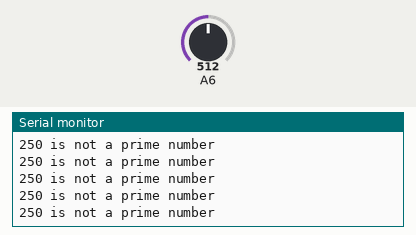
This sketch was run on a simulated Arduino Mega 2560, built with avr-gcc and run on an emulated ATmega2560. Parts: the last lines printed to the serial monitor. The test bench sets the inputs (shaded band); at power-on: A6 = 512.

Above: at 1.2 s.
1.3 s: A6 set to 703
At 1.9 s:
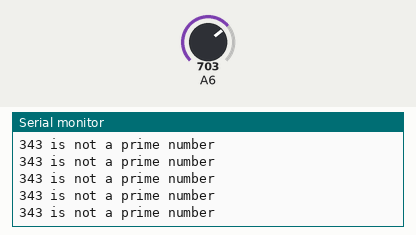
4.3 s: A6 set to 715
At 5.2 s:
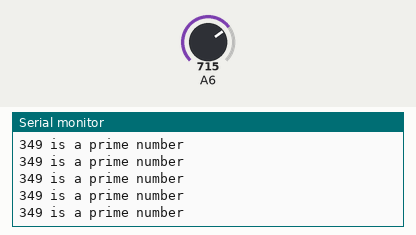
9.2 s: A6 set to 467
At 10.1 s:
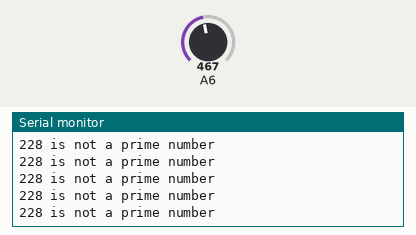
12.2 s: A6 set to 458
At 12.7 s:
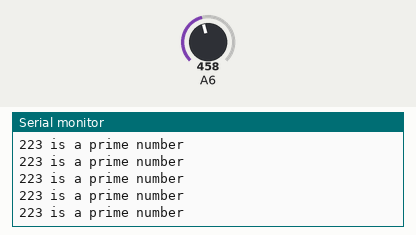
15.2 s: A6 set to 322
At 15.8 s:
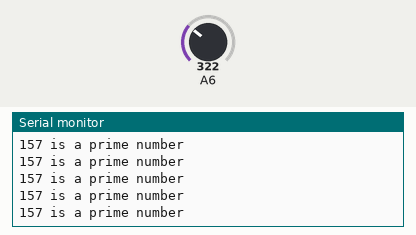
18.2 s: A6 set to 290
At 18.9 s:
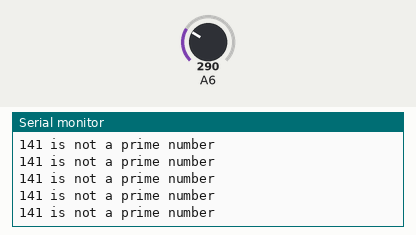
Timing chart, 0 to 21.2 s (numbered marks = the images above; inputs shaded):
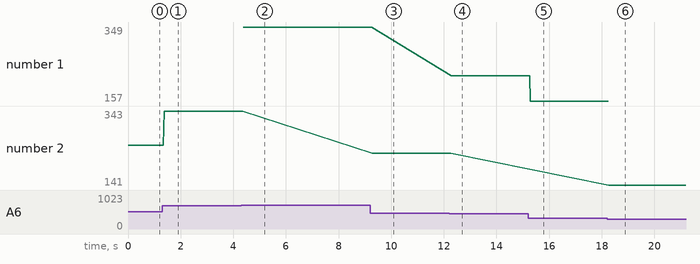

Measured:
- the behaviour switches between 714 and 715 on A6 (found by bisection; images 1 and 2)
- the behaviour switches between 459 and 458 on A6 (found by bisection; images 3 and 4)
- the behaviour switches between 306 and 305 on A6 (found by bisection; images 5 and 6)
- after the input at 1.3 s, the serial monitor: prints a new line after 0.08 s (image 1)
- after the input at 4.3 s, the serial monitor: prints a new line after 0.08 s (image 2)
- after the input at 9.2 s, the serial monitor: prints a new line after 0.08 s (image 3)
- after the input at 12.2 s, the serial monitor: prints a new line after 0.09 s (image 4)
- after the input at 15.2 s, the serial monitor: prints a new line after 0.08 s (image 5)
- after the input at 18.2 s, the serial monitor: prints a new line after 0.07 s (image 6)

The sketch:

prime_num_check.ino
```cpp
//Program to find out if the value from the temperature sensor is prime or not

int pinTemp = 22; //Just declaring a value assuming that the value came from the temperature sensor
#include<stdio.h>

void setup() {
  Serial.begin(9600);
}

void loop() {
  int tempr = analogRead(pinTemp);
  int i, ctr=0;
  tempr = tempr * 0.48828125;  //Converting the value into Celcius.
  for(i=2; i<=tempr/2; i++){
    if(tempr%i == 0){
      ctr++;
        break;
    }
  }
  if(ctr == 0 && tempr!=1){
    Serial.print(tempr);
    Serial.println(" is a prime number");
  }
  else{
    Serial.print(tempr);
    Serial.println(" is not a prime number");
  }
}
 /*
 Algorithm:
Input:  num
(1) Initialize rev_num = 0
(2) Loop while num > 0
     (a) Multiply rev_num by 10 and add remainder of num
          divide by 10 to rev_num
               rev_num = rev_num*10 + num%10;
     (b) Divide num by 10
(3) Return rev_num
}
*/
```
